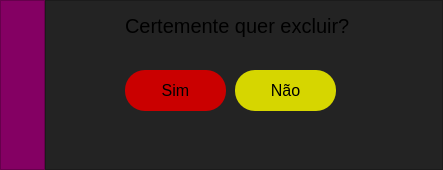
<?xml version="1.0" encoding="UTF-8"?>
<ui version="4.0">
 <class>MainWindow</class>
 <widget class="QMainWindow" name="MainWindow">
  <property name="geometry">
   <rect>
    <x>0</x>
    <y>0</y>
    <width>443</width>
    <height>170</height>
   </rect>
  </property>
  <property name="windowTitle">
   <string>MainWindow</string>
  </property>
  <widget class="QWidget" name="centralwidget">
   <layout class="QHBoxLayout" name="horizontalLayout">
    <property name="spacing">
     <number>0</number>
    </property>
    <property name="leftMargin">
     <number>0</number>
    </property>
    <property name="topMargin">
     <number>0</number>
    </property>
    <property name="rightMargin">
     <number>0</number>
    </property>
    <property name="bottomMargin">
     <number>0</number>
    </property>
    <item>
     <widget class="QFrame" name="frame">
      <property name="maximumSize">
       <size>
        <width>45</width>
        <height>16777215</height>
       </size>
      </property>
      <property name="styleSheet">
       <string notr="true">background-color: rgb(132, 0, 99);</string>
      </property>
      <property name="frameShape">
       <enum>QFrame::StyledPanel</enum>
      </property>
      <property name="frameShadow">
       <enum>QFrame::Raised</enum>
      </property>
     </widget>
    </item>
    <item>
     <widget class="QFrame" name="frame_2">
      <property name="styleSheet">
       <string notr="true">background-color: rgb(35, 35, 35);</string>
      </property>
      <property name="frameShape">
       <enum>QFrame::StyledPanel</enum>
      </property>
      <property name="frameShadow">
       <enum>QFrame::Raised</enum>
      </property>
      <widget class="QLabel" name="label">
       <property name="geometry">
        <rect>
         <x>80</x>
         <y>10</y>
         <width>241</width>
         <height>31</height>
        </rect>
       </property>
       <property name="font">
        <font>
         <pointsize>15</pointsize>
        </font>
       </property>
       <property name="text">
        <string>Certemente quer excluir?</string>
       </property>
      </widget>
      <widget class="QPushButton" name="pushButton_4">
       <property name="geometry">
        <rect>
         <x>80</x>
         <y>70</y>
         <width>101</width>
         <height>41</height>
        </rect>
       </property>
       <property name="font">
        <font>
         <pointsize>12</pointsize>
        </font>
       </property>
       <property name="styleSheet">
        <string notr="true">background-color: rgb(202, 0, 0);
border-radius: 20px;
border-width: 2px;</string>
       </property>
       <property name="text">
        <string>Sim</string>
       </property>
      </widget>
      <widget class="QPushButton" name="pushButton_3">
       <property name="geometry">
        <rect>
         <x>190</x>
         <y>70</y>
         <width>101</width>
         <height>41</height>
        </rect>
       </property>
       <property name="font">
        <font>
         <pointsize>12</pointsize>
        </font>
       </property>
       <property name="styleSheet">
        <string notr="true">background-color: rgb(214, 214, 0);
border-radius: 20px;
border-width: 2px;</string>
       </property>
       <property name="text">
        <string>Não</string>
       </property>
      </widget>
     </widget>
    </item>
   </layout>
  </widget>
  <widget class="QMenuBar" name="menubar">
   <property name="geometry">
    <rect>
     <x>0</x>
     <y>0</y>
     <width>443</width>
     <height>21</height>
    </rect>
   </property>
  </widget>
 </widget>
 <resources/>
 <connections/>
</ui>
